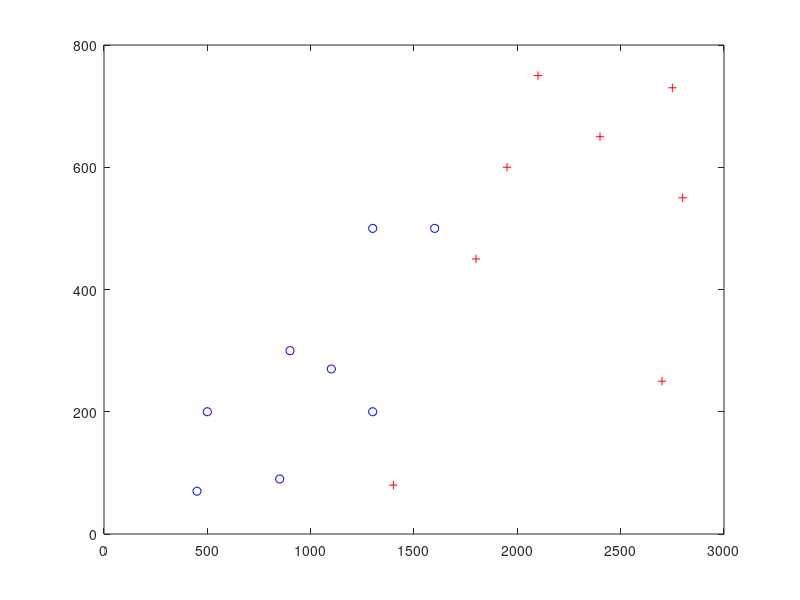

Source code (MATLAB): (Note: this script raises an error after producing the figure.)
% Algoritmo para Perceptron Aula 3 - Ex.2
clear; clc; close all;
% -----dados de treinamento --------------
renda=[2800;1300;1400;500;1100;1800;...
    2400;1950;450;2750;850;1300;2100;...
    900;2700;1600];
divida=[550;500;80;200;270;450;650;...
    600;70;730;90;200;750;300;250;500];
d=[1;0;1;0;0;1;1;1;0;1;0;0;1;0;1;0]; % Item <2>
data=[renda,divida,d]; %Item <1>
%------dados de validacao----------------
X=[1900 150 -1;2500 800 -1; 1600 700 -1;...
    2300 500 -1; 2100 250 -1]; % X1, X2 amostra 117-121
D=[1;1;0;1;1]; % saida deseja amostra 117-121
% ------Análise gráfica--------------------
for i=1:16
    if data(i,3)==1
        plot(data(i,1),data(i,2),'r+')
        hold on;
    end
    if data(i,3)==0
        plot(data(i,1),data(i,2),'bo')
        hold on;
    end
end
%% Inicialização e ajustes iniciais
data(:,3)=-1; %inserir -1 na coluna 3 (bias)
norm=max(max(data)); %maior valor da matriz
data=data/norm; %normalizacao dos dados da matriz
n_ent=2; %Número de entradas
fprintf("Pesos iniciais: ")
w=rand(1,(n_ent+1)) %Item <3>
n=0.0001; % Taxa de aprendizagem Item<4>
epoca=0; %Item<5>
erro=1000;
errof=1000;
u=0;
pause(2);
%% Treinamento da Perceptron
fprintf("Iniciando o Treinamento da Perceptron \n")
pause(2);
[L C ]=size(data); %verifica o tamanho da matriz L(linhas) C(col)
tic; %inicializa contador de tempo tic-toc
while(errof>0.01) %Item <6.1>
    erro=0;
    for i=1:L %Item <6.2>
        u(i)=w*data(i,:)'; %Item<6.2.1>
        %--------------funcao de ativacao-----Item <6.2.2>---
        if u(i)>=0
            y(i)=1;
        else
            y(i)=0;
        end
        %-----------fim funcao de ativacao--------------
        d1(i)=d(i);
        if y(i)~=d1(i) %Item<6.2.3>
            dif=d1(i)-y(i);
            w=w+(n*dif*data(i,:)) %Item<6.2.3.1>
        else
            dif=0;
        end
        erro=erro+abs(dif);
    end
    errof=erro;
    epoca=epoca+1; %incrementa o contador epocas
    %condição de parada
    if epoca>50000
        fprintf("Não converge!\n")
        break
    end
end
t=toc; %armazena tempo de treinamento
fprintf("Finalizando o Treinamento da Perceptron\n")
pause(2);
fprintf("Tempo de treinamento: %0.3f seg\n",t)
pause(2);
fprintf("Número de épocas: %d\n",epoca)
pause(2);
fprintf("Pesos finais:")
w
%% Validação da Perceptron
fprintf("Iniciando a Validação \n")
pause(2);
% Item <1> foi realizado inicio do codigo
wfinal=w; % Item<2>
[L1 C1]=size(X);
for i=1:L1
    U(i)=wfinal*X(i,:)'; %Item<3.1>
end
Y=hardlim(U); %Item<3.2> hardlim -> degrau
fprintf("A saída esperada é:\n")
D=D'
fprintf("A saída da rede é: \n")
Y
